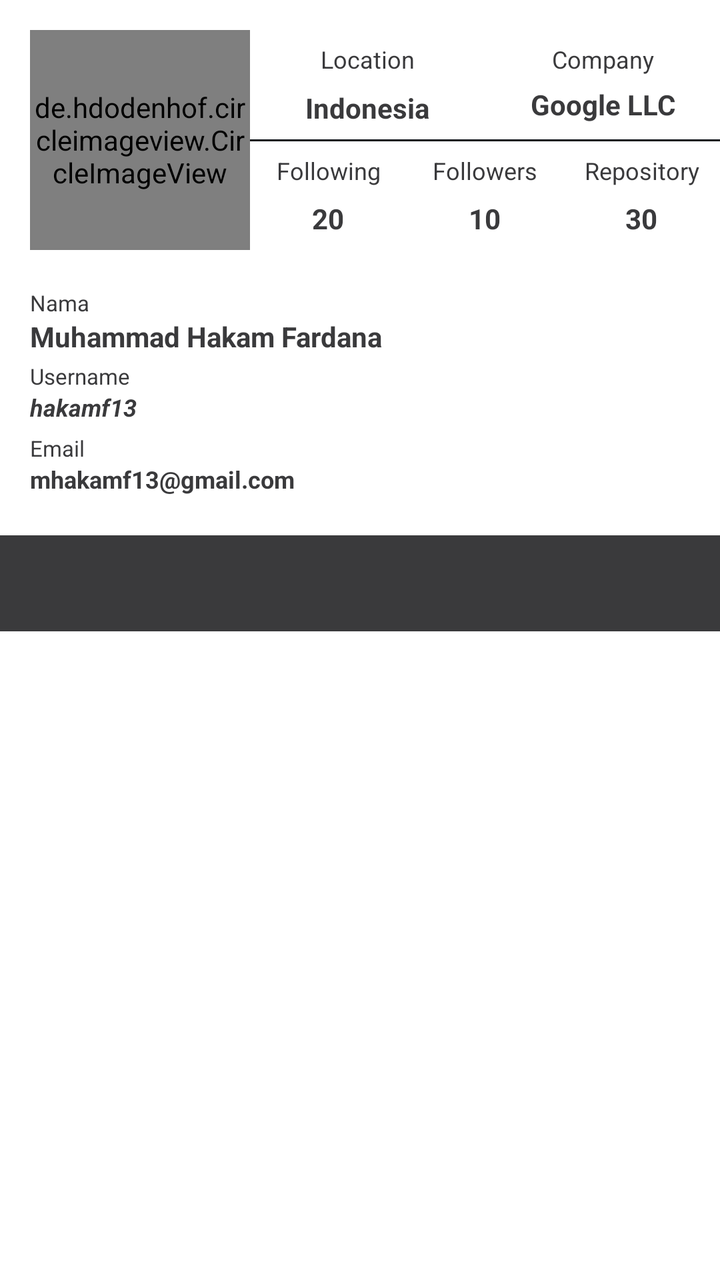
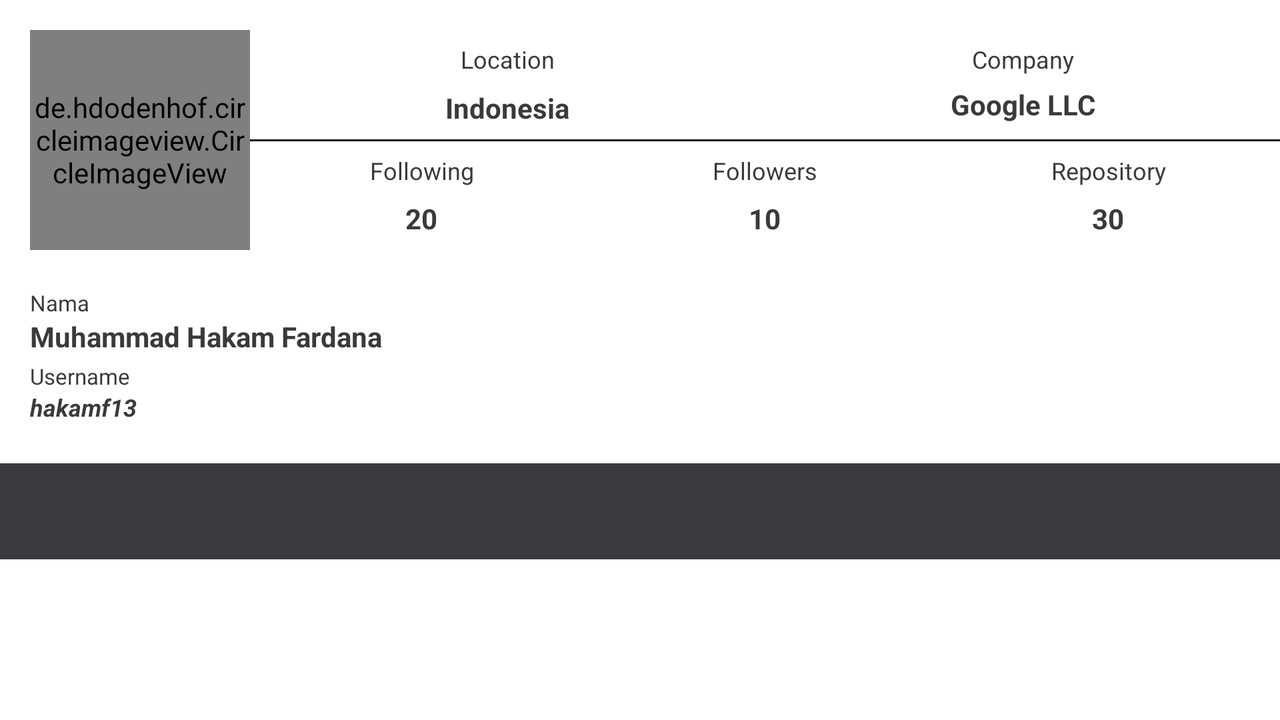

The same Android screen from two of the app's own layout files: first res/layout/ as a phone draws it, then the repository's variant for another configuration, drawn on a device whose configuration selects that folder. Both files follow.
<!-- AndroidManifest.xml: application theme Theme.GithubUserApps -->
<!-- res/layout/activity_detail.xml -->
<?xml version="1.0" encoding="utf-8"?>
<ScrollView xmlns:android="http://schemas.android.com/apk/res/android"
    xmlns:app="http://schemas.android.com/apk/res-auto"
    xmlns:tools="http://schemas.android.com/tools"
    android:layout_width="match_parent"
    android:layout_height="match_parent"
    android:fillViewport="true"
    tools:context=".ui.detail.DetailActivity">

    <LinearLayout
        android:layout_width="match_parent"
        android:layout_height="wrap_content"
        android:orientation="vertical">

        <androidx.constraintlayout.widget.ConstraintLayout
            android:layout_width="match_parent"
            android:layout_height="match_parent">

            <View
                android:id="@+id/v_shape_line"
                android:layout_width="wrap_content"
                android:layout_height="1dp"
                android:background="@color/black_95"
                app:layout_constraintBottom_toBottomOf="@id/civ_item_avatar"
                app:layout_constraintEnd_toEndOf="parent"
                app:layout_constraintStart_toEndOf="@+id/civ_item_avatar"
                app:layout_constraintTop_toTopOf="@+id/civ_item_avatar" />

            <de.hdodenhof.circleimageview.CircleImageView
                android:id="@+id/civ_item_avatar"
                android:layout_width="110dp"
                android:layout_height="110dp"
                android:layout_marginTop="15dp"
                android:layout_marginStart="15dp"
                app:civ_border_color="@color/black_95"
                app:civ_border_width="2dp"
                app:layout_constraintStart_toStartOf="parent"
                app:layout_constraintTop_toTopOf="parent"
                tools:src="@tools:sample/avatars"/>

            <TextView
                android:id="@+id/tv_title_name"
                android:layout_width="0dp"
                android:layout_height="wrap_content"
                android:text="@string/title_name"
                android:textSize="11sp"
                android:textColor="@color/black_85"
                android:layout_marginEnd="5dp"
                app:layout_constraintTop_toBottomOf="@+id/civ_item_avatar"
                app:layout_constraintStart_toStartOf="@+id/civ_item_avatar"
                app:layout_constraintEnd_toEndOf="parent"
                app:layout_constraintBottom_toBottomOf="@+id/tv_item_name"/>

            <TextView
                android:id="@+id/tv_item_name"
                android:layout_width="0dp"
                android:layout_height="wrap_content"
                android:text="@string/dummy_item_name"
                android:textSize="14sp"
                android:textStyle="bold"
                android:textColor="@color/black_85"
                app:layout_constraintTop_toBottomOf="@+id/tv_title_name"
                app:layout_constraintStart_toStartOf="@+id/tv_title_name"
                app:layout_constraintEnd_toEndOf="@id/tv_title_name"
                app:layout_constraintBottom_toTopOf="@+id/tv_title_username"/>

            <TextView
                android:id="@+id/tv_title_username"
                android:layout_width="0dp"
                android:layout_height="wrap_content"
                android:text="@string/title_username"
                android:textSize="11sp"
                android:textColor="@color/black_85"
                android:layout_marginTop="3dp"
                app:layout_constraintTop_toBottomOf="@+id/tv_item_name"
                app:layout_constraintStart_toStartOf="@+id/tv_title_name"
                app:layout_constraintEnd_toEndOf="@+id/tv_title_name"
                app:layout_constraintBottom_toBottomOf="@+id/tv_item_username"/>

            <TextView
                android:id="@+id/tv_item_username"
                android:layout_width="0dp"
                android:layout_height="wrap_content"
                android:text="@string/dummy_item_username"
                android:textSize="12sp"
                android:textStyle="bold|italic"
                android:textColor="@color/black_85"
                app:layout_constraintTop_toBottomOf="@+id/tv_title_username"
                app:layout_constraintStart_toStartOf="@+id/tv_title_name"
                app:layout_constraintEnd_toEndOf="@+id/tv_title_name"
                app:layout_constraintBottom_toTopOf="@+id/tv_title_email"/>

            <TextView
                android:id="@+id/tv_title_email"
                android:layout_width="0dp"
                android:layout_height="wrap_content"
                android:text="@string/title_email"
                android:textSize="11sp"
                android:textColor="@color/black_85"
                android:layout_marginTop="5dp"
                app:layout_constraintTop_toBottomOf="@+id/tv_item_username"
                app:layout_constraintStart_toStartOf="@id/tv_title_name"
                app:layout_constraintEnd_toEndOf="@+id/tv_title_name"
                app:layout_constraintBottom_toTopOf="@+id/tv_item_email"/>

            <TextView
                android:id="@+id/tv_item_email"
                android:layout_width="0dp"
                android:layout_height="wrap_content"
                android:text="@string/dummy_item_email"
                android:textSize="12sp"
                android:textStyle="bold"
                android:textColor="@color/black_85"
                app:layout_constraintTop_toBottomOf="@+id/tv_title_email"
                app:layout_constraintStart_toStartOf="@+id/tv_title_name"
                app:layout_constraintEnd_toEndOf="@+id/tv_title_name"/>

            <TextView
                android:id="@+id/tv_title_location"
                android:layout_width="0dp"
                android:layout_height="wrap_content"
                android:text="@string/title_location"
                android:textSize="12sp"
                android:textColor="@color/black_85"
                android:gravity="center"
                android:layout_marginStart="5dp"
                android:layout_marginEnd="5dp"
                app:layout_constraintStart_toEndOf="@+id/civ_item_avatar"
                app:layout_constraintEnd_toStartOf="@+id/tv_title_company"
                app:layout_constraintTop_toTopOf="@+id/civ_item_avatar"
                app:layout_constraintBottom_toTopOf="@+id/tv_item_location"/>

            <TextView
                android:id="@+id/tv_item_location"
                android:layout_width="0dp"
                android:layout_height="wrap_content"
                android:text="@string/dummy_item_location"
                android:textSize="14sp"
                android:textStyle="bold"
                android:textColor="@color/black_85"
                android:gravity="center"
                android:layout_marginStart="5dp"
                android:layout_marginEnd="10dp"
                app:layout_constraintTop_toBottomOf="@+id/tv_title_location"
                app:layout_constraintBottom_toTopOf="@+id/v_shape_line"
                app:layout_constraintStart_toEndOf="@+id/civ_item_avatar"
                app:layout_constraintEnd_toStartOf="@+id/tv_item_company"/>

            <TextView
                android:id="@+id/tv_title_company"
                android:layout_width="0dp"
                android:layout_height="wrap_content"
                android:text="@string/title_company"
                android:textSize="12sp"
                android:textColor="@color/black_85"
                android:gravity="center"
                android:layout_marginStart="5dp"
                android:layout_marginEnd="5dp"
                app:layout_constraintTop_toTopOf="@+id/tv_title_location"
                app:layout_constraintStart_toEndOf="@+id/tv_title_location"
                app:layout_constraintEnd_toEndOf="parent"/>

            <TextView
                android:id="@+id/tv_item_company"
                android:layout_width="0dp"
                android:layout_height="wrap_content"
                android:text="@string/dummy_item_company"
                android:textSize="14sp"
                android:textStyle="bold"
                android:textColor="@color/black_85"
                android:gravity="center"
                android:layout_marginTop="5dp"
                app:layout_constraintTop_toBottomOf="@+id/tv_title_company"
                app:layout_constraintStart_toStartOf="@id/tv_title_company"
                app:layout_constraintEnd_toEndOf="@id/tv_title_company"/>

            <TextView
                android:id="@+id/tv_title_following"
                android:layout_width="0dp"
                android:layout_height="wrap_content"
                android:text="@string/title_following"
                android:gravity="center"
                android:textSize="12sp"
                android:textColor="@color/black_85"
                android:layout_marginStart="5dp"
                android:layout_marginEnd="5dp"
                app:layout_constraintTop_toBottomOf="@+id/v_shape_line"
                app:layout_constraintBottom_toTopOf="@+id/tv_item_following"
                app:layout_constraintStart_toEndOf="@+id/civ_item_avatar"
                app:layout_constraintEnd_toStartOf="@+id/tv_title_followers"/>

            <TextView
                android:id="@+id/tv_item_following"
                android:layout_width="0dp"
                android:layout_height="wrap_content"
                android:text="@string/dummy_item_following"
                android:textSize="14sp"
                android:gravity="center"
                android:textStyle="bold"
                android:textColor="@color/black_85"
                android:layout_marginStart="5dp"
                android:layout_marginEnd="5dp"
                app:layout_constraintStart_toEndOf="@+id/civ_item_avatar"
                app:layout_constraintEnd_toStartOf="@+id/tv_item_followers"
                app:layout_constraintTop_toBottomOf="@+id/tv_title_following"
                app:layout_constraintBottom_toBottomOf="@+id/civ_item_avatar"/>

            <TextView
                android:id="@+id/tv_title_followers"
                android:layout_width="0dp"
                android:layout_height="wrap_content"
                android:text="@string/title_followers"
                android:gravity="center"
                android:textSize="12sp"
                android:textColor="@color/black_85"
                android:layout_marginStart="5dp"
                android:layout_marginEnd="5dp"
                app:layout_constraintStart_toEndOf="@+id/tv_title_following"
                app:layout_constraintEnd_toStartOf="@+id/tv_title_repository"
                app:layout_constraintTop_toTopOf="@+id/tv_title_following"/>

            <TextView
                android:id="@+id/tv_item_followers"
                android:layout_width="0dp"
                android:layout_height="wrap_content"
                android:text="@string/dummy_item_followers"
                android:textSize="14sp"
                android:gravity="center"
                android:textStyle="bold"
                android:textColor="@color/black_85"
                android:layout_marginStart="5dp"
                android:layout_marginEnd="5dp"
                app:layout_constraintTop_toTopOf="@+id/tv_item_following"
                app:layout_constraintStart_toEndOf="@+id/tv_item_following"
                app:layout_constraintEnd_toStartOf="@+id/tv_item_repository"/>

            <TextView
                android:id="@+id/tv_title_repository"
                android:layout_width="0dp"
                android:layout_height="wrap_content"
                android:text="@string/title_repository"
                android:gravity="center"
                android:textSize="12sp"
                android:textColor="@color/black_85"
                android:layout_marginStart="5dp"
                android:layout_marginEnd="5dp"
                app:layout_constraintTop_toTopOf="@+id/tv_title_following"
                app:layout_constraintStart_toEndOf="@+id/tv_title_followers"
                app:layout_constraintEnd_toEndOf="parent"/>

            <TextView
                android:id="@+id/tv_item_repository"
                android:layout_width="0dp"
                android:layout_height="wrap_content"
                android:text="@string/dummy_item_repository"
                android:textSize="14sp"
                android:textStyle="bold"
                android:textColor="@color/black_85"
                android:gravity="center"
                android:layout_marginStart="5dp"
                android:layout_marginEnd="5dp"
                app:layout_constraintTop_toTopOf="@+id/tv_item_following"
                app:layout_constraintStart_toEndOf="@+id/tv_item_followers"
                app:layout_constraintEnd_toEndOf="parent" />

            <com.google.android.material.tabs.TabLayout
                android:id="@+id/tabs_follows"
                android:layout_width="match_parent"
                android:layout_height="wrap_content"
                android:layout_marginTop="20dp"
                android:background="@color/black_85"
                app:layout_constraintTop_toBottomOf="@+id/tv_item_email"
                app:tabSelectedTextColor="@color/white_90"
                android:contentDescription="@string/talkback_tabs_follows"/>

            <androidx.viewpager2.widget.ViewPager2
                android:id="@+id/vp_tabs_follows"
                android:layout_width="match_parent"
                android:layout_height="0dp"
                android:padding="5dp"
                app:layout_constraintTop_toBottomOf="@+id/tabs_follows"
                app:layout_constraintBottom_toBottomOf="parent"/>

            <ProgressBar
                android:id="@+id/progress_bar"
                android:layout_width="wrap_content"
                android:layout_height="wrap_content"
                app:layout_constraintStart_toStartOf="parent"
                app:layout_constraintEnd_toEndOf="parent"
                app:layout_constraintTop_toTopOf="parent"
                app:layout_constraintBottom_toBottomOf="parent"
                style="?android:attr/progressBarStyle"/>

        </androidx.constraintlayout.widget.ConstraintLayout>

    </LinearLayout>

</ScrollView>
<!-- resources referenced by this layout -->
<resources>
  <color name="black_85">#3a3a3c</color>
  <color name="black_95">#0D1117</color>
  <color name="white_90">#C3C8D3</color>
  <string name="dummy_item_company">Google LLC</string>
  <string name="dummy_item_email">mhakamf13@gmail.com</string>
  <string name="dummy_item_followers">10</string>
  <string name="dummy_item_following">20</string>
  <string name="dummy_item_location">Indonesia</string>
  <string name="dummy_item_name">Muhammad Hakam Fardana</string>
  <string name="dummy_item_repository">30</string>
  <string name="dummy_item_username">hakamf13</string>
  <string name="talkback_tabs_follows">This is a tabs for Followers or Following</string>
  <string name="title_company">Company</string>
  <string name="title_email">Email</string>
  <string name="title_followers">Followers</string>
  <string name="title_following">Following</string>
  <string name="title_location">Location</string>
  <string name="title_name">Nama</string>
  <string name="title_repository">Repository</string>
  <string name="title_username">Username</string>
  <style name="Theme.GithubUserApps" parent="Theme.MaterialComponents.DayNight.DarkActionBar">
          
          <item name="colorPrimary">@color/black_85</item>
          <item name="colorPrimaryVariant">@color/black_90</item>
          <item name="colorOnPrimary">@color/black_90</item>
          
          <item name="colorSecondary">@color/teal_200</item>
          <item name="colorSecondaryVariant">@color/teal_700</item>
          <item name="colorOnSecondary">@color/black_85</item>
          
          <item name="android:statusBarColor">?attr/colorPrimaryVariant</item>
          
      </style>
  <color name="black_90">#282C2C</color>
  <color name="teal_200">#FF03DAC5</color>
  <color name="teal_700">#FF018786</color>
</resources>
<!-- res/layout-land/activity_detail.xml (the repository's variant of the layout above) -->
<!-- drawn on the phone turned sideways -->
<?xml version="1.0" encoding="utf-8"?>
<androidx.constraintlayout.widget.ConstraintLayout xmlns:android="http://schemas.android.com/apk/res/android"
    xmlns:app="http://schemas.android.com/apk/res-auto"
    xmlns:tools="http://schemas.android.com/tools"
    android:layout_width="match_parent"
    android:layout_height="match_parent"
    android:fillViewport="true"
    tools:context=".ui.detail.DetailActivity">

    <androidx.core.widget.NestedScrollView
        android:layout_width="match_parent"
        android:layout_height="match_parent"
        android:layout_marginBottom="20dp">

        <androidx.constraintlayout.widget.ConstraintLayout
            android:layout_width="match_parent"
            android:layout_height="match_parent">

            <View
                android:id="@+id/v_shape_line"
                android:layout_width="wrap_content"
                android:layout_height="1dp"
                android:background="@color/black_95"
                app:layout_constraintBottom_toBottomOf="@id/civ_item_avatar"
                app:layout_constraintEnd_toEndOf="parent"
                app:layout_constraintStart_toEndOf="@+id/civ_item_avatar"
                app:layout_constraintTop_toTopOf="@+id/civ_item_avatar" />

            <de.hdodenhof.circleimageview.CircleImageView
                android:id="@+id/civ_item_avatar"
                android:layout_width="110dp"
                android:layout_height="110dp"
                android:layout_marginTop="15dp"
                android:layout_marginStart="15dp"
                app:civ_border_color="@color/black_95"
                app:civ_border_width="2dp"
                app:layout_constraintStart_toStartOf="parent"
                app:layout_constraintTop_toTopOf="parent"
                tools:src="@tools:sample/avatars"/>

            <TextView
                android:id="@+id/tv_title_name"
                android:layout_width="0dp"
                android:layout_height="wrap_content"
                android:text="@string/title_name"
                android:textSize="11sp"
                android:textColor="@color/black_85"
                android:layout_marginEnd="5dp"
                app:layout_constraintTop_toBottomOf="@+id/civ_item_avatar"
                app:layout_constraintStart_toStartOf="@+id/civ_item_avatar"
                app:layout_constraintEnd_toEndOf="parent"
                app:layout_constraintBottom_toBottomOf="@+id/tv_item_name"/>

            <TextView
                android:id="@+id/tv_item_name"
                android:layout_width="0dp"
                android:layout_height="wrap_content"
                android:text="@string/dummy_item_name"
                android:textSize="14sp"
                android:textStyle="bold"
                android:textColor="@color/black_85"
                app:layout_constraintTop_toBottomOf="@+id/tv_title_name"
                app:layout_constraintStart_toStartOf="@+id/tv_title_name"
                app:layout_constraintEnd_toEndOf="@id/tv_title_name"
                app:layout_constraintBottom_toTopOf="@+id/tv_title_username"/>

            <TextView
                android:id="@+id/tv_title_username"
                android:layout_width="0dp"
                android:layout_height="wrap_content"
                android:text="@string/title_username"
                android:textSize="11sp"
                android:textColor="@color/black_85"
                android:layout_marginTop="3dp"
                app:layout_constraintTop_toBottomOf="@+id/tv_item_name"
                app:layout_constraintStart_toStartOf="@+id/tv_title_name"
                app:layout_constraintEnd_toEndOf="@+id/tv_title_name"
                app:layout_constraintBottom_toBottomOf="@+id/tv_item_username"/>

            <TextView
                android:id="@+id/tv_item_username"
                android:layout_width="0dp"
                android:layout_height="wrap_content"
                android:text="@string/dummy_item_username"
                android:textSize="12sp"
                android:textStyle="bold|italic"
                android:textColor="@color/black_85"
                app:layout_constraintTop_toBottomOf="@+id/tv_title_username"
                app:layout_constraintStart_toStartOf="@+id/tv_title_name"
                app:layout_constraintEnd_toEndOf="@+id/tv_title_name"
                app:layout_constraintBottom_toTopOf="@+id/tabs_follows"/>

            <TextView
                android:id="@+id/tv_title_location"
                android:layout_width="0dp"
                android:layout_height="wrap_content"
                android:text="@string/title_location"
                android:textSize="12sp"
                android:textColor="@color/black_85"
                android:gravity="center"
                android:layout_marginStart="5dp"
                android:layout_marginEnd="5dp"
                app:layout_constraintStart_toEndOf="@+id/civ_item_avatar"
                app:layout_constraintEnd_toStartOf="@+id/tv_title_company"
                app:layout_constraintTop_toTopOf="@+id/civ_item_avatar"
                app:layout_constraintBottom_toTopOf="@+id/tv_item_location"/>

            <TextView
                android:id="@+id/tv_item_location"
                android:layout_width="0dp"
                android:layout_height="wrap_content"
                android:text="@string/dummy_item_location"
                android:textSize="14sp"
                android:textStyle="bold"
                android:textColor="@color/black_85"
                android:gravity="center"
                android:layout_marginStart="5dp"
                android:layout_marginEnd="10dp"
                app:layout_constraintTop_toBottomOf="@+id/tv_title_location"
                app:layout_constraintBottom_toTopOf="@+id/v_shape_line"
                app:layout_constraintStart_toEndOf="@+id/civ_item_avatar"
                app:layout_constraintEnd_toStartOf="@+id/tv_item_company"/>

            <TextView
                android:id="@+id/tv_title_company"
                android:layout_width="0dp"
                android:layout_height="wrap_content"
                android:text="@string/title_company"
                android:textSize="12sp"
                android:textColor="@color/black_85"
                android:gravity="center"
                android:layout_marginStart="5dp"
                android:layout_marginEnd="5dp"
                app:layout_constraintTop_toTopOf="@+id/tv_title_location"
                app:layout_constraintStart_toEndOf="@+id/tv_title_location"
                app:layout_constraintEnd_toEndOf="parent"/>

            <TextView
                android:id="@+id/tv_item_company"
                android:layout_width="0dp"
                android:layout_height="wrap_content"
                android:text="@string/dummy_item_company"
                android:textSize="14sp"
                android:textStyle="bold"
                android:textColor="@color/black_85"
                android:gravity="center"
                android:layout_marginTop="5dp"
                app:layout_constraintTop_toBottomOf="@+id/tv_title_company"
                app:layout_constraintStart_toStartOf="@id/tv_title_company"
                app:layout_constraintEnd_toEndOf="@id/tv_title_company"/>

            <TextView
                android:id="@+id/tv_title_following"
                android:layout_width="0dp"
                android:layout_height="wrap_content"
                android:text="@string/title_following"
                android:gravity="center"
                android:textSize="12sp"
                android:textColor="@color/black_85"
                android:layout_marginStart="5dp"
                android:layout_marginEnd="5dp"
                app:layout_constraintTop_toBottomOf="@+id/v_shape_line"
                app:layout_constraintBottom_toTopOf="@+id/tv_item_following"
                app:layout_constraintStart_toEndOf="@+id/civ_item_avatar"
                app:layout_constraintEnd_toStartOf="@+id/tv_title_followers"/>

            <TextView
                android:id="@+id/tv_item_following"
                android:layout_width="0dp"
                android:layout_height="wrap_content"
                android:text="@string/dummy_item_following"
                android:textSize="14sp"
                android:gravity="center"
                android:textStyle="bold"
                android:textColor="@color/black_85"
                android:layout_marginStart="5dp"
                android:layout_marginEnd="5dp"
                app:layout_constraintStart_toEndOf="@+id/civ_item_avatar"
                app:layout_constraintEnd_toStartOf="@+id/tv_item_followers"
                app:layout_constraintTop_toBottomOf="@+id/tv_title_following"
                app:layout_constraintBottom_toBottomOf="@+id/civ_item_avatar"/>

            <TextView
                android:id="@+id/tv_title_followers"
                android:layout_width="0dp"
                android:layout_height="wrap_content"
                android:text="@string/title_followers"
                android:gravity="center"
                android:textSize="12sp"
                android:textColor="@color/black_85"
                android:layout_marginStart="5dp"
                android:layout_marginEnd="5dp"
                app:layout_constraintStart_toEndOf="@+id/tv_title_following"
                app:layout_constraintEnd_toStartOf="@+id/tv_title_repository"
                app:layout_constraintTop_toTopOf="@+id/tv_title_following"/>

            <TextView
                android:id="@+id/tv_item_followers"
                android:layout_width="0dp"
                android:layout_height="wrap_content"
                android:text="@string/dummy_item_followers"
                android:textSize="14sp"
                android:gravity="center"
                android:textStyle="bold"
                android:textColor="@color/black_85"
                android:layout_marginStart="5dp"
                android:layout_marginEnd="5dp"
                app:layout_constraintTop_toTopOf="@+id/tv_item_following"
                app:layout_constraintStart_toEndOf="@+id/tv_item_following"
                app:layout_constraintEnd_toStartOf="@+id/tv_item_repository"/>

            <TextView
                android:id="@+id/tv_title_repository"
                android:layout_width="0dp"
                android:layout_height="wrap_content"
                android:text="@string/title_repository"
                android:gravity="center"
                android:textSize="12sp"
                android:textColor="@color/black_85"
                android:layout_marginStart="5dp"
                android:layout_marginEnd="5dp"
                app:layout_constraintTop_toTopOf="@+id/tv_title_following"
                app:layout_constraintStart_toEndOf="@+id/tv_title_followers"
                app:layout_constraintEnd_toEndOf="parent"/>

            <TextView
                android:id="@+id/tv_item_repository"
                android:layout_width="0dp"
                android:layout_height="wrap_content"
                android:text="@string/dummy_item_repository"
                android:textSize="14sp"
                android:textStyle="bold"
                android:textColor="@color/black_85"
                android:gravity="center"
                android:layout_marginStart="5dp"
                android:layout_marginEnd="5dp"
                app:layout_constraintTop_toTopOf="@+id/tv_item_following"
                app:layout_constraintStart_toEndOf="@+id/tv_item_followers"
                app:layout_constraintEnd_toEndOf="parent" />

            <com.google.android.material.tabs.TabLayout
                android:id="@+id/tabs_follows"
                android:layout_width="match_parent"
                android:layout_height="wrap_content"
                android:layout_marginTop="20dp"
                android:background="@color/black_85"
                app:layout_constraintTop_toBottomOf="@+id/tv_item_username"
                app:tabSelectedTextColor="@color/white_90"
                android:contentDescription="@string/talkback_tabs_follows"/>

            <androidx.viewpager2.widget.ViewPager2
                android:id="@+id/vp_tabs_follows"
                android:layout_width="match_parent"
                android:layout_height="0dp"
                app:layout_constraintTop_toBottomOf="@+id/tabs_follows"
                app:layout_constraintBottom_toBottomOf="parent"/>

            <ProgressBar
                android:id="@+id/progress_bar"
                android:layout_width="wrap_content"
                android:layout_height="wrap_content"
                app:layout_constraintStart_toStartOf="parent"
                app:layout_constraintEnd_toEndOf="parent"
                app:layout_constraintTop_toTopOf="parent"
                app:layout_constraintBottom_toBottomOf="parent"
                style="?android:attr/progressBarStyle"/>

        </androidx.constraintlayout.widget.ConstraintLayout>

    </androidx.core.widget.NestedScrollView>

</androidx.constraintlayout.widget.ConstraintLayout>
<!-- resources referenced by the variant -->
<!-- as the phone turned sideways resolves them -->
<resources>
  <color name="black_85">#3a3a3c</color>
  <color name="black_95">#0D1117</color>
  <color name="white_90">#C3C8D3</color>
  <string name="dummy_item_company">Google LLC</string>
  <string name="dummy_item_followers">10</string>
  <string name="dummy_item_following">20</string>
  <string name="dummy_item_location">Indonesia</string>
  <string name="dummy_item_name">Muhammad Hakam Fardana</string>
  <string name="dummy_item_repository">30</string>
  <string name="dummy_item_username">hakamf13</string>
  <string name="talkback_tabs_follows">This is a tabs for Followers or Following</string>
  <string name="title_company">Company</string>
  <string name="title_followers">Followers</string>
  <string name="title_following">Following</string>
  <string name="title_location">Location</string>
  <string name="title_name">Nama</string>
  <string name="title_repository">Repository</string>
  <string name="title_username">Username</string>
  <style name="Theme.GithubUserApps" parent="Theme.MaterialComponents.DayNight.DarkActionBar">
          
          <item name="colorPrimary">@color/black_85</item>
          <item name="colorPrimaryVariant">@color/black_90</item>
          <item name="colorOnPrimary">@color/black_90</item>
          
          <item name="colorSecondary">@color/teal_200</item>
          <item name="colorSecondaryVariant">@color/teal_700</item>
          <item name="colorOnSecondary">@color/black_85</item>
          
          <item name="android:statusBarColor">?attr/colorPrimaryVariant</item>
          
      </style>
  <color name="black_90">#282C2C</color>
  <color name="teal_200">#FF03DAC5</color>
  <color name="teal_700">#FF018786</color>
</resources>
